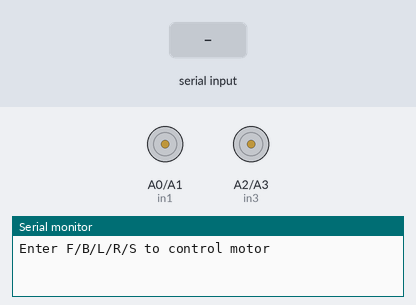
This sketch was run on a simulated Arduino Uno, built with avr-gcc and run on an emulated ATmega328P. On the bench: motor-driver pin pairs drawn as motors (green arrow = first pin HIGH = forward, orange = second pin HIGH = backward, longer = more drive, scaled by the enable pin), the last lines printed to the serial monitor. Inputs (shaded band) come from the test bench.

Above: at 1.2 s.
1.3 s: "F" received over Serial
At 2.5 s:
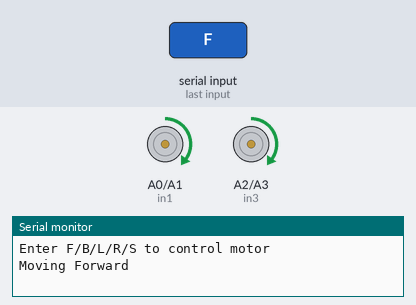
2.8 s: "B" received over Serial
At 3.8 s:
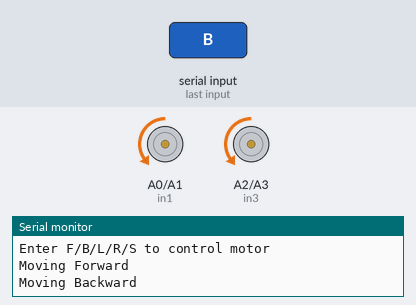
4.3 s: "L" received over Serial
At 4.9 s:
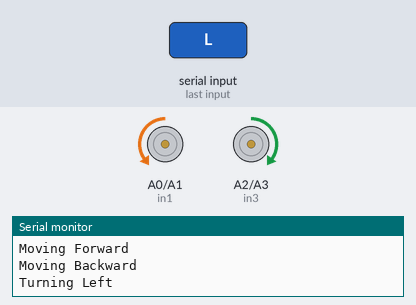
5.8 s: "R" received over Serial
At 7.2 s:
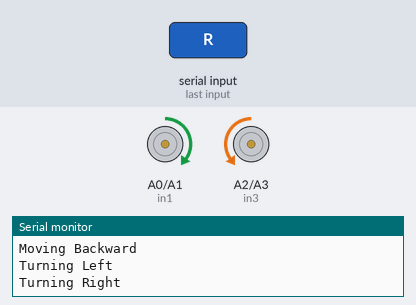
Timing chart, 0 to 8.3 s (numbered marks = the images above; inputs shaded):
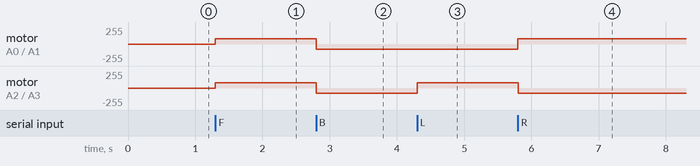

Measured:
- after the input at 1.3 s, motor on A0 (in1) / A1 (in2), motor on A2 (in3) / A3 (in4): stopped → forward 80/255 at once
- after the input at 2.8 s, motor on A0 (in1) / A1 (in2), motor on A2 (in3) / A3 (in4): forward 80/255 → backward 80/255 at once
- after the input at 4.3 s, motor on A2 (in3) / A3 (in4): backward 80/255 → forward 80/255 at once
- after the input at 5.8 s, motor on A0 (in1) / A1 (in2): backward 80/255 → forward 80/255 at once; motor on A2 (in3) / A3 (in4): forward 80/255 → backward 80/255 at once

The sketch:

MOTORTESTING.ino
```cpp
int ENA = 5;
int ENB = 6;

int in1 = A0;
int in2 = A1;
int in3 = A2;
int in4 = A3;

int speedVal = 80; // 0–255

char command;

void setup() {
  pinMode(ENA, OUTPUT);
  pinMode(ENB, OUTPUT);

  pinMode(in1, OUTPUT);
  pinMode(in2, OUTPUT);
  pinMode(in3, OUTPUT);
  pinMode(in4, OUTPUT);

  Serial.begin(9600);
  Serial.println("Enter F/B/L/R/S to control motor");
}

void loop() {
  if (Serial.available()) {
    command = Serial.read();

    switch (command) {

      case 'F': // Forward
        digitalWrite(in1, HIGH);
        digitalWrite(in2, LOW);
        digitalWrite(in3, HIGH);
        digitalWrite(in4, LOW);
        analogWrite(ENA, speedVal);
        analogWrite(ENB, speedVal);
        Serial.println("Moving Forward");
        break;

      case 'B': // Backward
        digitalWrite(in1, LOW);
        digitalWrite(in2, HIGH);
        digitalWrite(in3, LOW);
        digitalWrite(in4, HIGH);
        analogWrite(ENA, speedVal);
        analogWrite(ENB, speedVal);
        Serial.println("Moving Backward");
        break;

      case 'L': // Left
        digitalWrite(in1, LOW);
        digitalWrite(in2, HIGH);
        digitalWrite(in3, HIGH);
        digitalWrite(in4, LOW);
        analogWrite(ENA, speedVal);
        analogWrite(ENB, speedVal);
        Serial.println("Turning Left");
        break;

      case 'R': // Right
        digitalWrite(in1, HIGH);
        digitalWrite(in2, LOW);
        digitalWrite(in3, LOW);
        digitalWrite(in4, HIGH);
        analogWrite(ENA, speedVal);
        analogWrite(ENB, speedVal);
        Serial.println("Turning Right");
        break;

      case 'S': // Stop
        digitalWrite(in1, LOW);
        digitalWrite(in2, LOW);
        digitalWrite(in3, LOW);
        digitalWrite(in4, LOW);
        analogWrite(ENA, 0);
        analogWrite(ENB, 0);
        Serial.println("Stopped");
        break;

      default:
        Serial.println("Invalid Command");
    }
  }
}
```
